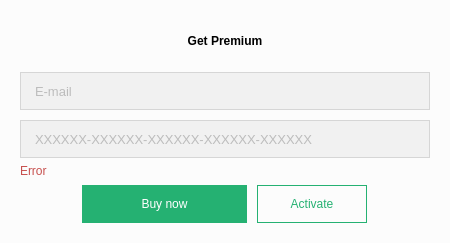
<?xml version="1.0" encoding="UTF-8"?>
<ui version="4.0">
 <class>ActivationDialog</class>
 <widget class="QDialog" name="ActivationDialog">
  <property name="geometry">
   <rect>
    <x>0</x>
    <y>0</y>
    <width>450</width>
    <height>242</height>
   </rect>
  </property>
  <property name="sizePolicy">
   <sizepolicy hsizetype="Preferred" vsizetype="Preferred">
    <horstretch>0</horstretch>
    <verstretch>0</verstretch>
   </sizepolicy>
  </property>
  <property name="minimumSize">
   <size>
    <width>0</width>
    <height>0</height>
   </size>
  </property>
  <property name="windowTitle">
   <string notr="true">Activation</string>
  </property>
  <property name="styleSheet">
   <string notr="true">#ActivationDialog {
    background-color:#FCFCFC;
}</string>
  </property>
  <layout class="QVBoxLayout" name="verticalLayout">
   <property name="spacing">
    <number>6</number>
   </property>
   <property name="sizeConstraint">
    <enum>QLayout::SetFixedSize</enum>
   </property>
   <property name="leftMargin">
    <number>20</number>
   </property>
   <property name="topMargin">
    <number>26</number>
   </property>
   <property name="rightMargin">
    <number>20</number>
   </property>
   <property name="bottomMargin">
    <number>20</number>
   </property>
   <item>
    <widget class="QWidget" name="main" native="true">
     <property name="sizePolicy">
      <sizepolicy hsizetype="Minimum" vsizetype="Preferred">
       <horstretch>0</horstretch>
       <verstretch>0</verstretch>
      </sizepolicy>
     </property>
     <property name="minimumSize">
      <size>
       <width>410</width>
       <height>132</height>
      </size>
     </property>
     <property name="styleSheet">
      <string notr="true"/>
     </property>
     <property name="locale">
      <locale language="English" country="UnitedStates"/>
     </property>
     <layout class="QVBoxLayout" name="verticalLayout_2">
      <property name="spacing">
       <number>0</number>
      </property>
      <property name="leftMargin">
       <number>0</number>
      </property>
      <property name="topMargin">
       <number>0</number>
      </property>
      <property name="rightMargin">
       <number>0</number>
      </property>
      <property name="bottomMargin">
       <number>0</number>
      </property>
      <item>
       <widget class="QWidget" name="wgtCaption" native="true">
        <property name="sizePolicy">
         <sizepolicy hsizetype="Minimum" vsizetype="Preferred">
          <horstretch>0</horstretch>
          <verstretch>0</verstretch>
         </sizepolicy>
        </property>
        <property name="minimumSize">
         <size>
          <width>410</width>
          <height>46</height>
         </size>
        </property>
        <layout class="QVBoxLayout" name="verticalLayout_3">
         <property name="leftMargin">
          <number>0</number>
         </property>
         <property name="topMargin">
          <number>0</number>
         </property>
         <property name="rightMargin">
          <number>0</number>
         </property>
         <property name="bottomMargin">
          <number>17</number>
         </property>
         <item>
          <widget class="QLabel" name="lblCaption">
           <property name="styleSheet">
            <string notr="true">#lblCaption {
    color: black;
    font: normal 12pt &quot;Tahoma&quot;;
    font-weight: bold;
}</string>
           </property>
           <property name="text">
            <string>Get Premium</string>
           </property>
           <property name="alignment">
            <set>Qt::AlignCenter</set>
           </property>
          </widget>
         </item>
        </layout>
       </widget>
      </item>
      <item>
       <widget class="QWidget" name="wgtEdits" native="true">
        <property name="sizePolicy">
         <sizepolicy hsizetype="Minimum" vsizetype="Preferred">
          <horstretch>0</horstretch>
          <verstretch>0</verstretch>
         </sizepolicy>
        </property>
        <property name="minimumSize">
         <size>
          <width>410</width>
          <height>86</height>
         </size>
        </property>
        <property name="styleSheet">
         <string notr="true">QLineEdit {
    color: #878787;
    padding-left: 12px;
    font: normal 9.5pt &quot;Tahoma&quot;;
    border:1px solid #D6D6D6;
    background-color: #F1F1F1;
}

QLineEdit:focus {
    border-color: #25B174;
}</string>
        </property>
        <layout class="QVBoxLayout" name="verticalLayout_4">
         <property name="spacing">
          <number>10</number>
         </property>
         <property name="leftMargin">
          <number>0</number>
         </property>
         <property name="topMargin">
          <number>0</number>
         </property>
         <property name="rightMargin">
          <number>0</number>
         </property>
         <property name="bottomMargin">
          <number>0</number>
         </property>
         <item>
          <widget class="QLineEdit" name="edEmail">
           <property name="sizePolicy">
            <sizepolicy hsizetype="Minimum" vsizetype="Preferred">
             <horstretch>0</horstretch>
             <verstretch>0</verstretch>
            </sizepolicy>
           </property>
           <property name="minimumSize">
            <size>
             <width>410</width>
             <height>38</height>
            </size>
           </property>
           <property name="font">
            <font>
             <family>Tahoma</family>
             <pointsize>10</pointsize>
             <weight>50</weight>
             <italic>false</italic>
             <bold>false</bold>
            </font>
           </property>
           <property name="styleSheet">
            <string notr="true"/>
           </property>
           <property name="maxLength">
            <number>60</number>
           </property>
           <property name="frame">
            <bool>false</bool>
           </property>
           <property name="echoMode">
            <enum>QLineEdit::Normal</enum>
           </property>
           <property name="placeholderText">
            <string notr="true">E-mail</string>
           </property>
           <property name="cursorMoveStyle">
            <enum>Qt::LogicalMoveStyle</enum>
           </property>
           <property name="clearButtonEnabled">
            <bool>false</bool>
           </property>
          </widget>
         </item>
         <item>
          <widget class="QLineEdit" name="edKey">
           <property name="sizePolicy">
            <sizepolicy hsizetype="Minimum" vsizetype="Preferred">
             <horstretch>0</horstretch>
             <verstretch>0</verstretch>
            </sizepolicy>
           </property>
           <property name="minimumSize">
            <size>
             <width>410</width>
             <height>38</height>
            </size>
           </property>
           <property name="font">
            <font>
             <family>Tahoma</family>
             <pointsize>10</pointsize>
             <weight>50</weight>
             <italic>false</italic>
             <bold>false</bold>
            </font>
           </property>
           <property name="styleSheet">
            <string notr="true"/>
           </property>
           <property name="inputMask">
            <string notr="true"/>
           </property>
           <property name="text">
            <string/>
           </property>
           <property name="maxLength">
            <number>60</number>
           </property>
           <property name="frame">
            <bool>false</bool>
           </property>
           <property name="placeholderText">
            <string notr="true">XXXXXX-XXXXXX-XXXXXX-XXXXXX-XXXXXX</string>
           </property>
           <property name="clearButtonEnabled">
            <bool>false</bool>
           </property>
          </widget>
         </item>
        </layout>
       </widget>
      </item>
     </layout>
    </widget>
   </item>
   <item>
    <widget class="QWidget" name="wgtError" native="true">
     <property name="sizePolicy">
      <sizepolicy hsizetype="Minimum" vsizetype="Preferred">
       <horstretch>0</horstretch>
       <verstretch>0</verstretch>
      </sizepolicy>
     </property>
     <property name="minimumSize">
      <size>
       <width>0</width>
       <height>14</height>
      </size>
     </property>
     <layout class="QHBoxLayout" name="horizontalLayout_2">
      <property name="spacing">
       <number>0</number>
      </property>
      <property name="leftMargin">
       <number>0</number>
      </property>
      <property name="topMargin">
       <number>0</number>
      </property>
      <property name="rightMargin">
       <number>0</number>
      </property>
      <property name="bottomMargin">
       <number>1</number>
      </property>
      <item>
       <widget class="QLabel" name="lblError">
        <property name="styleSheet">
         <string notr="true">QLabel {
    font: normal 8pt &quot;Tahoma&quot;;
    color: #C7514F;
}</string>
        </property>
        <property name="text">
         <string notr="true">Error</string>
        </property>
       </widget>
      </item>
     </layout>
    </widget>
   </item>
   <item alignment="Qt::AlignHCenter">
    <widget class="QWidget" name="buttons" native="true">
     <property name="sizePolicy">
      <sizepolicy hsizetype="Minimum" vsizetype="Maximum">
       <horstretch>0</horstretch>
       <verstretch>0</verstretch>
      </sizepolicy>
     </property>
     <layout class="QHBoxLayout" name="horizontalLayout">
      <property name="spacing">
       <number>10</number>
      </property>
      <property name="sizeConstraint">
       <enum>QLayout::SetDefaultConstraint</enum>
      </property>
      <property name="leftMargin">
       <number>0</number>
      </property>
      <property name="topMargin">
       <number>0</number>
      </property>
      <property name="rightMargin">
       <number>0</number>
      </property>
      <property name="bottomMargin">
       <number>0</number>
      </property>
      <item>
       <widget class="QPushButton" name="btnPurchase">
        <property name="sizePolicy">
         <sizepolicy hsizetype="Maximum" vsizetype="Preferred">
          <horstretch>0</horstretch>
          <verstretch>0</verstretch>
         </sizepolicy>
        </property>
        <property name="minimumSize">
         <size>
          <width>165</width>
          <height>38</height>
         </size>
        </property>
        <property name="styleSheet">
         <string notr="true">QPushButton {
    background-color: #25B172;
    color: white;
    border: 0px;
    font: normal 10.5pt &quot;Tahoma&quot;;
    padding: 0 20 1 20;
}

QPushButton:hover {
    background-color: #26C281;
}

QPushButton:pressed {
    background-color: #049372;
}</string>
        </property>
        <property name="text">
         <string>Buy now</string>
        </property>
       </widget>
      </item>
      <item>
       <widget class="QPushButton" name="btnActivate">
        <property name="sizePolicy">
         <sizepolicy hsizetype="Maximum" vsizetype="Preferred">
          <horstretch>0</horstretch>
          <verstretch>0</verstretch>
         </sizepolicy>
        </property>
        <property name="minimumSize">
         <size>
          <width>110</width>
          <height>38</height>
         </size>
        </property>
        <property name="styleSheet">
         <string notr="true">QPushButton {
    color: #25B172;
    font: normal 10.5pt &quot;Tahoma&quot;;
    border:1px solid #25B172;
    padding: 0 20 1 20;
}

QPushButton:hover {
    background-color: #EFEFEF;
}

QPushButton:pressed {
    background-color: #D3D3D3;
    border: none;
}</string>
        </property>
        <property name="text">
         <string>Activate</string>
        </property>
       </widget>
      </item>
     </layout>
    </widget>
   </item>
  </layout>
 </widget>
 <resources/>
 <connections/>
</ui>
